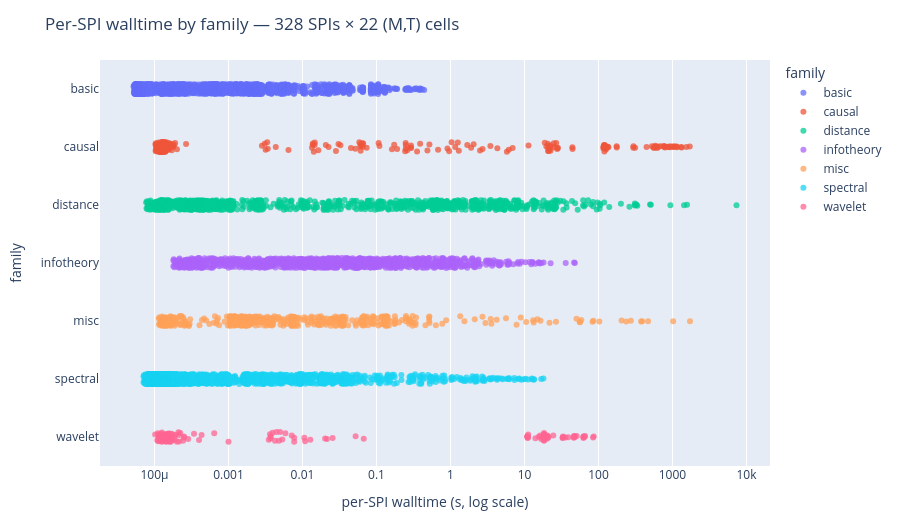

This figure's notebook cell:
### Code cell
# Interactive strip plot — one dot per (SPI, cell) observation, hover shows
# which SPI, which (M,T), and the wall-time in seconds. Colored by family
# because that's the most informative axis given the long tails (DTW variants
# dominate "distance", kraskov_* dominate "infotheory", etc.).
# Open this cell's output and hover any dot to identify the SPI.
import plotly.express as px

if len(df):
    fig = px.strip(
        df.sort_values("family"),
        x="walltime_s",
        y="family",
        color="family",
        log_x=True,
        hover_data={
            "spi": True, "M": True, "T": True,
            "walltime_s": ":.4f", "family": False,
        },
        stripmode="overlay",
        height=520,
    )
    fig.update_traces(jitter=0.35, marker={"size": 6, "opacity": 0.75})
    fig.update_layout(
        xaxis_title="per-SPI walltime (s, log scale)",
        yaxis_title="family",
        title=f'Per-SPI walltime by family — {df["spi"].nunique()} SPIs × '
              f'{df[["M","T"]].drop_duplicates().shape[0]} (M,T) cells',
        legend_title_text="family",
        margin={"l": 100, "r": 20, "t": 60, "b": 50},
    )
    fig.show()
else:
    print('(no data yet)')

### Figure 1 — Plotly figure (JSON) as saved in the notebook; plotly's stock layout.template omitted (floating-point values rounded to 4 significant figures; data arrays with more than 128 entries replaced by an {"elided": "..."} marker saying what was removed)
{"data": [{"alignmentgroup": "True", "boxpoints": "all", "customdata": {"elided": "1848x3 mixed values"}, "fillcolor": "rgba(255,255,255,0)", "hoveron": "points", "hovertemplate": "walltime_s=%{x:.4f}<br>spi=%{customdata[0]}<br>M=%{customdata[1]}<br>T=%{customdata[2]}<extra></extra>", "jitter": 0.35, "legendgroup": "basic", "line": {"color": "rgba(255,255,255,0)"}, "marker": {"color": "#636efa", "opacity": 0.75, "size": 6}, "name": "basic", "offsetgroup": "basic", "orientation": "h", "pointpos": 0, "showlegend": true, "type": "box", "x": {"elided": "1848 float values"}, "x0": " ", "xaxis": "x", "y": {"elided": "1848 str values"}, "y0": " ", "yaxis": "y"}, {"alignmentgroup": "True", "boxpoints": "all", "customdata": {"elided": "264x3 mixed values"}, "fillcolor": "rgba(255,255,255,0)", "hoveron": "points", "hovertemplate": "walltime_s=%{x:.4f}<br>spi=%{customdata[0]}<br>M=%{customdata[1]}<br>T=%{customdata[2]}<extra></extra>", "jitter": 0.35, "legendgroup": "causal", "line": {"color": "rgba(255,255,255,0)"}, "marker": {"color": "#EF553B", "opacity": 0.75, "size": 6}, "name": "causal", "offsetgroup": "causal", "orientation": "h", "pointpos": 0, "showlegend": true, "type": "box", "x": {"elided": "264 float values"}, "x0": " ", "xaxis": "x", "y": {"elided": "264 str values"}, "y0": " ", "yaxis": "y"}, {"alignmentgroup": "True", "boxpoints": "all", "customdata": {"elided": "968x3 mixed values"}, "fillcolor": "rgba(255,255,255,0)", "hoveron": "points", "hovertemplate": "walltime_s=%{x:.4f}<br>spi=%{customdata[0]}<br>M=%{customdata[1]}<br>T=%{customdata[2]}<extra></extra>", "jitter": 0.35, "legendgroup": "distance", "line": {"color": "rgba(255,255,255,0)"}, "marker": {"color": "#00cc96", "opacity": 0.75, "size": 6}, "name": "distance", "offsetgroup": "distance", "orientation": "h", "pointpos": 0, "showlegend": true, "type": "box", "x": {"elided": "968 float values"}, "x0": " ", "xaxis": "x", "y": {"elided": "968 str values"}, "y0": " ", "yaxis": "y"}, {"alignmentgroup": "True", "boxpoints": "all", "customdata": {"elided": "946x3 mixed values"}, "fillcolor": "rgba(255,255,255,0)", "hoveron": "points", "hovertemplate": "walltime_s=%{x:.4f}<br>spi=%{customdata[0]}<br>M=%{customdata[1]}<br>T=%{customdata[2]}<extra></extra>", "jitter": 0.35, "legendgroup": "infotheory", "line": {"color": "rgba(255,255,255,0)"}, "marker": {"color": "#ab63fa", "opacity": 0.75, "size": 6}, "name": "infotheory", "offsetgroup": "infotheory", "orientation": "h", "pointpos": 0, "showlegend": true, "type": "box", "x": {"elided": "946 float values"}, "x0": " ", "xaxis": "x", "y": {"elided": "946 str values"}, "y0": " ", "yaxis": "y"}, {"alignmentgroup": "True", "boxpoints": "all", "customdata": {"elided": "550x3 mixed values"}, "fillcolor": "rgba(255,255,255,0)", "hoveron": "points", "hovertemplate": "walltime_s=%{x:.4f}<br>spi=%{customdata[0]}<br>M=%{customdata[1]}<br>T=%{customdata[2]}<extra></extra>", "jitter": 0.35, "legendgroup": "misc", "line": {"color": "rgba(255,255,255,0)"}, "marker": {"color": "#FFA15A", "opacity": 0.75, "size": 6}, "name": "misc", "offsetgroup": "misc", "orientation": "h", "pointpos": 0, "showlegend": true, "type": "box", "x": {"elided": "550 float values"}, "x0": " ", "xaxis": "x", "y": {"elided": "550 str values"}, "y0": " ", "yaxis": "y"}, {"alignmentgroup": "True", "boxpoints": "all", "customdata": {"elided": "2508x3 mixed values"}, "fillcolor": "rgba(255,255,255,0)", "hoveron": "points", "hovertemplate": "walltime_s=%{x:.4f}<br>spi=%{customdata[0]}<br>M=%{customdata[1]}<br>T=%{customdata[2]}<extra></extra>", "jitter": 0.35, "legendgroup": "spectral", "line": {"color": "rgba(255,255,255,0)"}, "marker": {"color": "#19d3f3", "opacity": 0.75, "size": 6}, "name": "spectral", "offsetgroup": "spectral", "orientation": "h", "pointpos": 0, "showlegend": true, "type": "box", "x": {"elided": "2508 float values"}, "x0": " ", "xaxis": "x", "y": {"elided": "2508 str values"}, "y0": " ", "yaxis": "y"}, {"alignmentgroup": "True", "boxpoints": "all", "customdata": {"elided": "132x3 mixed values"}, "fillcolor": "rgba(255,255,255,0)", "hoveron": "points", "hovertemplate": "walltime_s=%{x:.4f}<br>spi=%{customdata[0]}<br>M=%{customdata[1]}<br>T=%{customdata[2]}<extra></extra>", "jitter": 0.35, "legendgroup": "wavelet", "line": {"color": "rgba(255,255,255,0)"}, "marker": {"color": "#FF6692", "opacity": 0.75, "size": 6}, "name": "wavelet", "offsetgroup": "wavelet", "orientation": "h", "pointpos": 0, "showlegend": true, "type": "box", "x": {"elided": "132 float values"}, "x0": " ", "xaxis": "x", "y": {"elided": "132 str values"}, "y0": " ", "yaxis": "y"}], "layout": {"boxmode": "overlay", "height": 520, "legend": {"title": {"text": "family"}, "tracegroupgap": 0}, "margin": {"b": 50, "l": 100, "r": 20, "t": 60}, "title": {"text": "Per-SPI walltime by family — 328 SPIs × 22 (M,T) cells"}, "xaxis": {"anchor": "y", "domain": [0, 1], "title": {"text": "per-SPI walltime (s, log scale)"}, "type": "log"}, "yaxis": {"anchor": "x", "categoryarray": ["wavelet", "spectral", "misc", "infotheory", "distance", "causal", "basic"], "categoryorder": "array", "domain": [0, 1], "title": {"text": "family"}}}}
